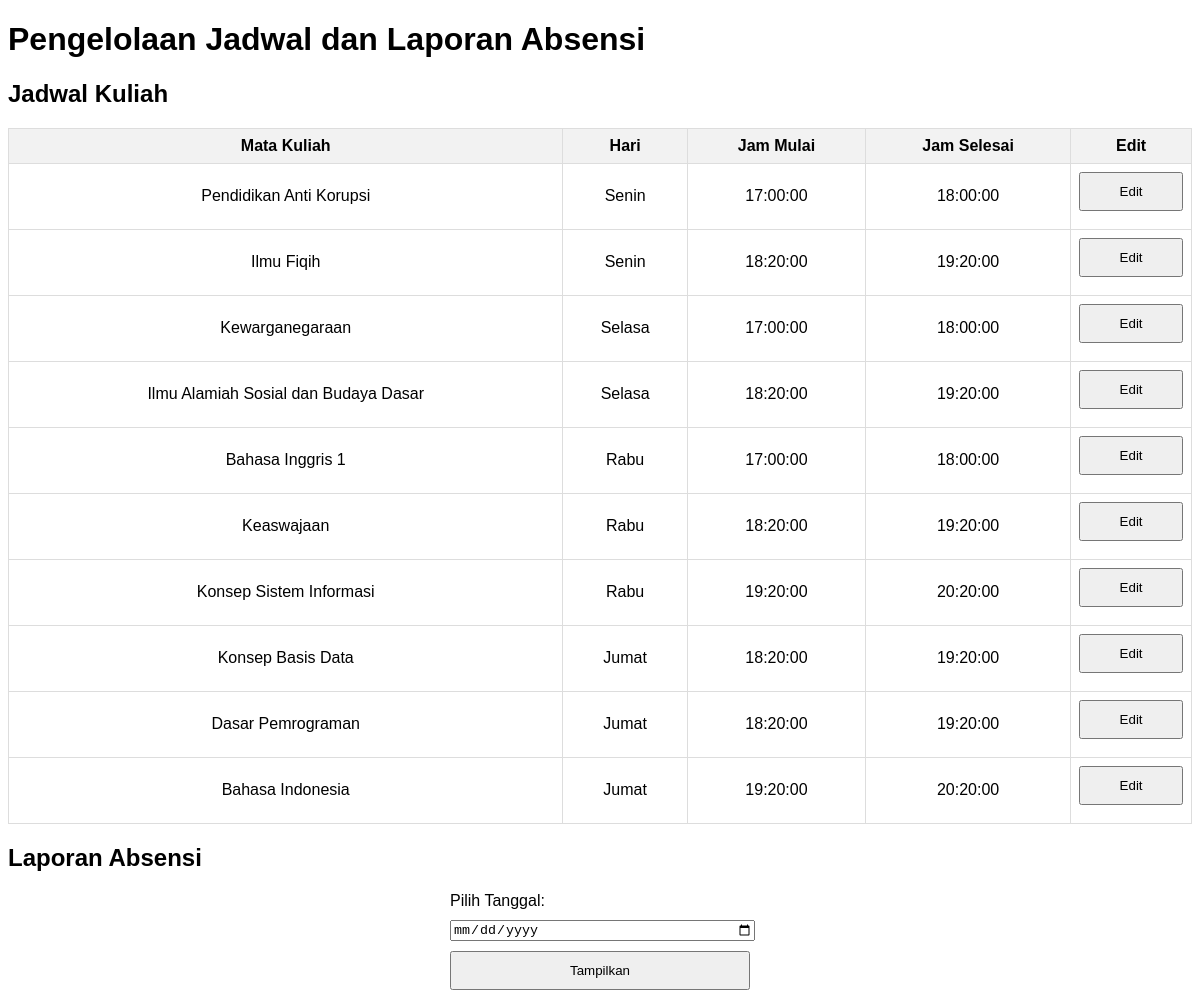
The page /absen-online/admin.php on the database its author committed.
### tables this page shows
CREATE TABLE `jadwal_harian` (
  `id` int(11) NOT NULL,
  `hari` varchar(10) NOT NULL,
  `mata_kuliah_id` int(11) NOT NULL,
  `jam_mulai` time NOT NULL,
  `jam_selesai` time NOT NULL
);

CREATE TABLE `mata_kuliah` (
  `id` int(11) NOT NULL,
  `nama_mata_kuliah` varchar(100) NOT NULL
);

### absen-online/admin.php (the view, shortened to what this page needs)
<?php
include 'db.php';
$jadwalResult = $connection->query("
    SELECT j.id, m.nama_mata_kuliah, j.hari, j.jam_mulai, j.jam_selesai
    FROM jadwal_harian j
    JOIN mata_kuliah m ON j.mata_kuliah_id = m.id
");
?>
<!DOCTYPE html>
<html lang="id">
<head>
</head>
<body>
    <h1>Pengelolaan Jadwal dan Laporan Absensi</h1>
    <h2>Jadwal Kuliah</h2>
    <table>
        <tr>
            <th>Mata Kuliah</th>
            <th>Hari</th>
            <th>Jam Mulai</th>
            <th>Jam Selesai</th>
            <th>Edit</th>
        </tr>
        <?php while ($row = $jadwalResult->fetch_assoc()): ?>
            <tr>
                <td><?= htmlspecialchars($row['nama_mata_kuliah']) ?></td>
                <td><?= htmlspecialchars($row['hari']) ?></td>
                <td><?= htmlspecialchars($row['jam_mulai']) ?></td>
                <td><?= htmlspecialchars($row['jam_selesai']) ?></td>
                <td>
                    <button onclick="openEditForm(<?= $row['id'] ?>, '<?= $row['hari'] ?>', '<?= $row['jam_mulai'] ?>', '<?= $row['jam_selesai'] ?>')">
                        Edit
                    </button>
                </td>
            </tr>
        <?php endwhile; ?>
    </table>
    <h2>Laporan Absensi</h2>
    <form method="GET">
        <label for="tanggal">Pilih Tanggal:</label>
        <input type="date" name="tanggal" id="tanggal" required>
        <button type="submit">Tampilkan</button>
    </form>
</body>
</html>

### absen-online/admin.php (style rules this page uses)
body { font-family: Arial, sans-serif; }
table { width: 100%; border-collapse: collapse; margin-top: 20px; }
th, td { border: 1px solid #ddd; padding: 8px; text-align: center; }
th { background-color: #f2f2f2; }
form { max-width: 300px; margin: auto; }
label, input, select, button { display: block; width: 100%; margin-bottom: 10px; }
button { padding: 10px; }

### rows shown on the page
jadwal_harian: mata_kuliah.nama_mata_kuliah "Pendidikan Anti Korupsi", hari "Senin", jam_mulai "17:00:00", jam_selesai "18:00:00"
jadwal_harian: mata_kuliah.nama_mata_kuliah "Ilmu Fiqih", hari "Senin", jam_mulai "18:20:00", jam_selesai "19:20:00"
jadwal_harian: mata_kuliah.nama_mata_kuliah "Kewarganegaraan", hari "Selasa", jam_mulai "17:00:00", jam_selesai "18:00:00"
jadwal_harian: mata_kuliah.nama_mata_kuliah "Ilmu Alamiah Sosial dan Budaya Dasar", hari "Selasa", jam_mulai "18:20:00", jam_selesai "19:20:00"
jadwal_harian: mata_kuliah.nama_mata_kuliah "Bahasa Inggris 1", hari "Rabu", jam_mulai "17:00:00", jam_selesai "18:00:00"
jadwal_harian: mata_kuliah.nama_mata_kuliah "Keaswajaan", hari "Rabu", jam_mulai "18:20:00", jam_selesai "19:20:00"
jadwal_harian: mata_kuliah.nama_mata_kuliah "Konsep Sistem Informasi", hari "Rabu", jam_mulai "19:20:00", jam_selesai "20:20:00"
jadwal_harian: mata_kuliah.nama_mata_kuliah "Konsep Basis Data", hari "Jumat", jam_mulai "18:20:00", jam_selesai "19:20:00"
jadwal_harian: mata_kuliah.nama_mata_kuliah "Dasar Pemrograman", hari "Jumat", jam_mulai "18:20:00", jam_selesai "19:20:00"
jadwal_harian: mata_kuliah.nama_mata_kuliah "Bahasa Indonesia", hari "Jumat", jam_mulai "19:20:00", jam_selesai "20:20:00"
